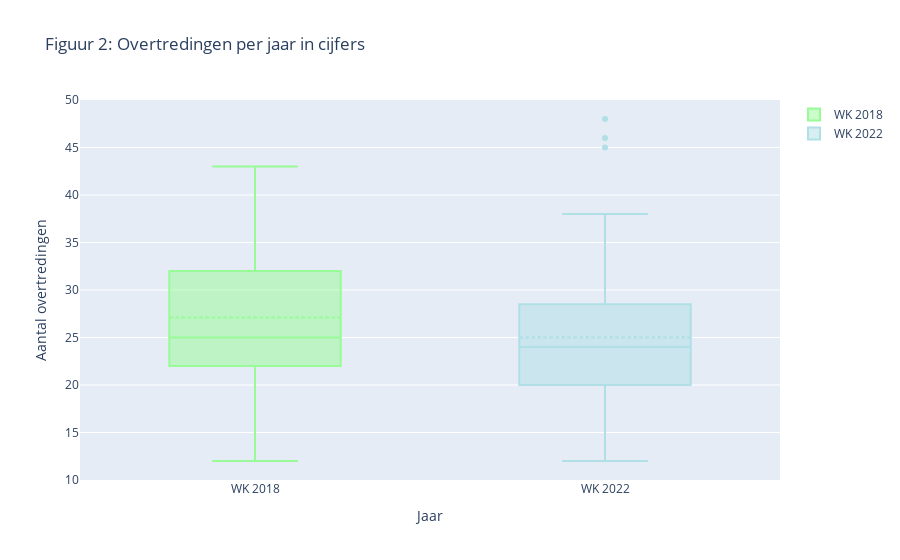

Notebook code cell kept with this figure:
### Markdown cell above
Figuur 1 is een simpele donut chart die het totaal aantal overtredingen per WK weergeeft. Met de cursor kan je over de kleuren (WK's) zweven om het aantal overtredingen per WK te zien. Je krijgt dan het jaartal van het WK te zien, gevolgd door het aantal overtredingen en daarnaast krijg je het percentage te zien van het totaal aantal overtredingen. Het lijkt erop dat er in het WK van 2018 iets meer overtredingen zijn gemaakt dan in het WK van 2022.

### Code cell
# samenvoegen van rijen in de kolom 'Fouls Committed'
wedstrijden_samenvoegen = wk2018.groupby(wk2018.index // 2).agg({
    'Fouls Committed': 'sum'
}).reset_index(drop = True)

# kolom met overtredingen van 2018
overtredingen_2018 = wedstrijden_samenvoegen['Fouls Committed']
# kolommen met de overtredingen van 2022
overtredingen_2022 = wk_df['fouls against team1'] + wk_df['fouls against team2']

# Gegevens voor de boxplot
data = [go.Box(y = overtredingen_2018, name = 'WK 2018', marker_color = 'palegreen', boxmean=True),
        go.Box(y = overtredingen_2022, name = 'WK 2022', marker_color = 'powderblue', boxmean=True)]

# opmaak en titels
layout = go.Layout(
    title = 'Figuur 2: Overtredingen per jaar in cijfers',
    xaxis = dict(title = 'Jaar'),
    yaxis = dict(title = 'Aantal overtredingen'),
    showlegend = True)

# box plot maken
fig = go.Figure(data = data, layout = layout)
fig.show()

### Figure 1 — Plotly figure (JSON) as saved in the notebook; plotly's stock layout.template omitted (floating-point values rounded to 4 significant figures; data arrays with more than 128 entries replaced by an {"elided": "..."} marker saying what was removed)
{"data": [{"boxmean": true, "marker": {"color": "palegreen"}, "name": "WK 2018", "type": "box", "y": [32, 18, 36, 22, 35, 25, 28, 36, 33, 25, 31, 43, 35, 22, 24, 23, 21, 42, 23, 28, 12, 26, 38, 22, 19, 29, 25, 31, 25, 27, 22, 25, 35, 23, 22, 27, 20, 25, 35, 22, 23, 25, 20, 23, 19, 30, 37, 25, 36, 26, 24, 24, 24, 22, 24, 36, 32, 30, 17, 43, 22, 37, 16, 27]}, {"boxmean": true, "marker": {"color": "powderblue"}, "name": "WK 2022", "type": "box", "y": {"elided": "192 int values"}}], "layout": {"showlegend": true, "title": {"text": "Figuur 2: Overtredingen per jaar in cijfers"}, "xaxis": {"title": {"text": "Jaar"}}, "yaxis": {"title": {"text": "Aantal overtredingen"}}}}
